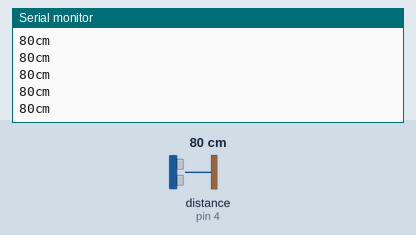
The sketch below on a simulated Arduino Uno, built with avr-gcc and run on an emulated ATmega328P. Parts: the last lines printed to the serial monitor. Wiring (inferred from the names in the program): ultrasonic range finder: trigger pin 2; echo pin 4. The inputs (shaded band) are chosen by the test bench; at power-on: distance to the obstacle (sensor on pin 4) 80 cm. The echo pulse lasts 58.3 µs per cm.

Above: at 1.2 s.
1.3 s: distance to the obstacle (sensor on pin 4) set to 2 cm
At 1.48 s:
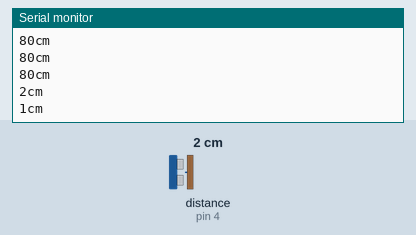
2.8 s: distance to the obstacle (sensor on pin 4) set to 120 cm
At 2.89 s:
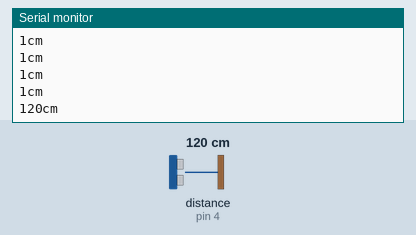
Timing chart, 0 to 5.8 s (numbered marks = the images above; inputs shaded):
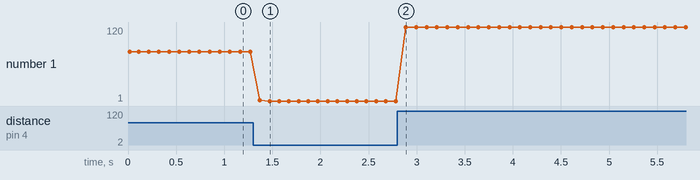

Measured:
- after the input at 1.3 s, the serial monitor: prints a new line after 0.07 s (image 1)
- after the input at 2.8 s, the serial monitor: prints a new line after 0.09 s (image 2)
- plotted number 1: 80 → 1 after the input at 1.3 s, 1 → 120 after the input at 2.8 s

The sketch:

arduino_buzzer_school.ino
```cpp
int trigPin = 2;    //Trig 핀 할당
int echoPin = 4;    //Echo 핀 할당

void setup()
{
    Serial.begin(9600);    //시리얼 초기화
    Serial.println("Hello Arduino!!");

    pinMode(trigPin, OUTPUT);    //Trig 핀 output으로 세팅
    pinMode(echoPin, INPUT);    //Echo 핀 input으로 세팅
}

void loop()
{
    long duration, distance;    //기본 변수 선언

    //Trig 핀으로 10us의 pulse 발생
    digitalWrite(trigPin, LOW);        //Trig 핀 Low
    delayMicroseconds(2);            //2us 유지
    digitalWrite(trigPin, HIGH);    //Trig 핀 High
    delayMicroseconds(10);            //10us 유지
    digitalWrite(trigPin, LOW);        //Trig 핀 Low

    //Echo 핀으로 들어오는 펄스의 시간 측정
    duration = pulseIn(echoPin, HIGH);        //pulseIn함수가 호출되고 펄스가 입력될 때까지의 시간. us단위로 값을 리턴.

    //음파가 반사된 시간을 거리로 환산
    //음파의 속도는 340m/s 이므로 1cm를 이동하는데 약 29us.
    //따라서, 음파의 이동거리 = 왕복시간 / 1cm 이동 시간 / 2 이다.
    distance = duration / 29 / 2;        //센치미터로 환산

    Serial.print(distance);
    Serial.print("cm");
    Serial.println();

    delay(100);
}
```
